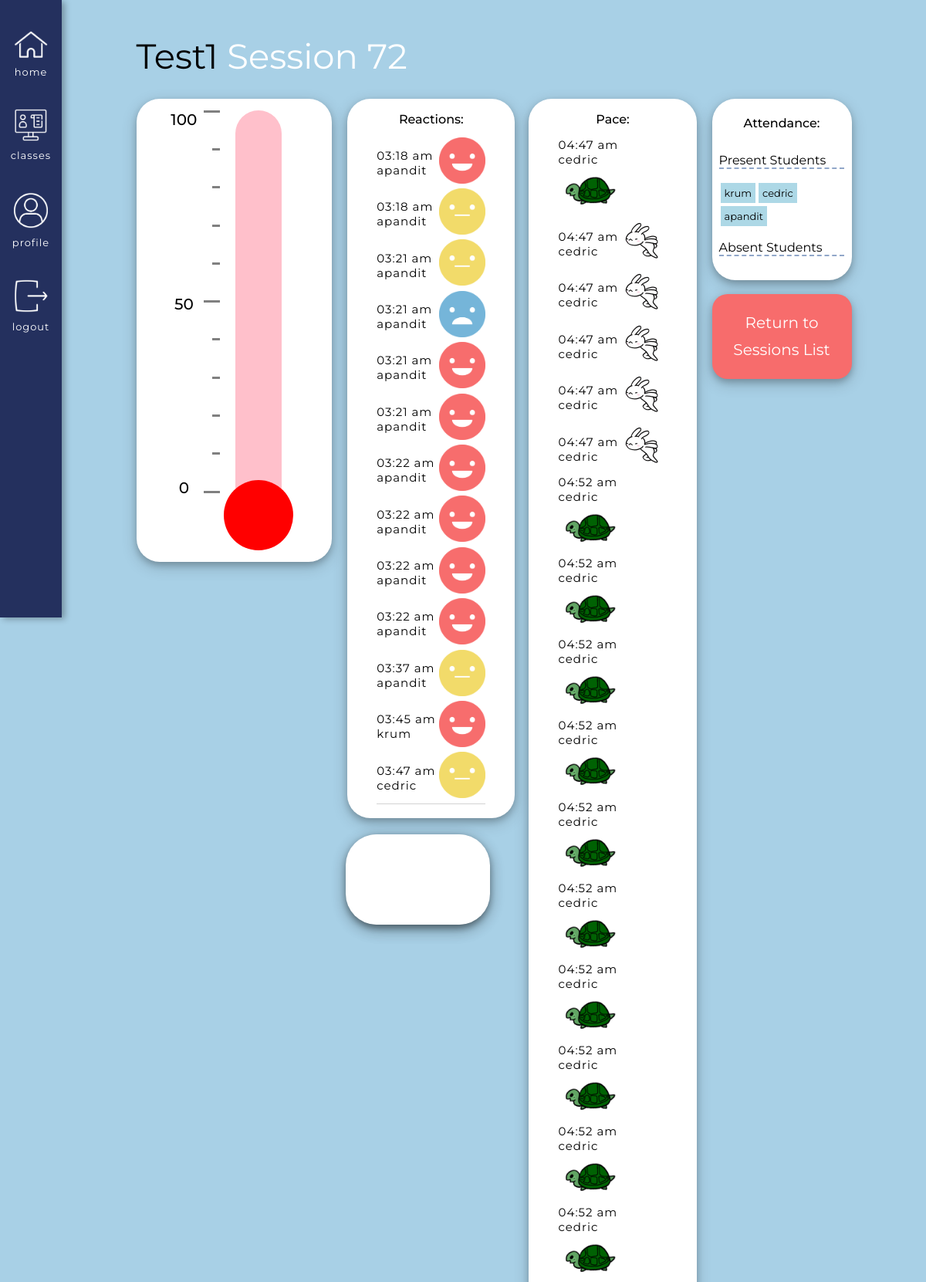
Page /classes/course/12/previous_session_data/72 (signed in, upper part) on the committed database.
### app/models.py (models this page shows, shortened)
class Courses(db.Model):
    id = db.Column(db.Integer, primary_key=True) # Always need ID
    course_name = db.Column(db.String(140), index=False, unique=False) # Not indexable or unique bc many people can have the same course
    code = db.Column(db.Integer, index=True, unique=True) # Indexable to link it back to the course name
    timestamp = db.Column(db.DateTime, index=True, default=datetime.utcnow) # Timestamp
    status = db.Column(db.Integer, index=False, unique=False, default=0) # 0 means the class is inactive, 1 is active
    teacher_id = db.Column(db.Integer, db.ForeignKey('user.id'))  # Taking the user ID from the user model, using backref of teacher will show you the actual teacher
    signups = db.relationship('Signups', backref='course_id', lazy='dynamic') # This will show all the student signups for this course
    reactions = db.relationship('Reactions', backref='course_actual', lazy='dynamic') # This will show all the reactions for this course
    session = db.relationship('Session', backref='session_course_id', lazy='dynamic') # This will show you all the sessions of the course

class Reactions(db.Model): # A base class for all models from Flask SQLAlchemy
    id = db.Column(db.Integer, primary_key=True) # every new database should have an ID so it knows how to organize the info passed in
    user_id = db.Column(db.Integer, db.ForeignKey('user.id')) # Taking the user ID from the user model, using the backref of reactor will show you the actual user
    reactions = db.Column(db.Integer, index=False, unique=False) # Creating a new column in the database for emotions. Not unique and not indexable
    reactions_course_id = db.Column(db.Integer, db.ForeignKey('courses.id')) # Using backref of course_actual will show you the actual course
    session_id = db.Column(db.Integer, db.ForeignKey('session.id')) # Using backref actual_session of will show you the actual session, e.g. <Session>
    timestamp = db.Column(db.DateTime, index=True, default=datetime.utcnow) # Timestamp

class User(UserMixin, db.Model):
    id = db.Column(db.Integer, primary_key=True)
    username = db.Column(db.String(64), index=True, unique=True) # adding columns to the database
    email = db.Column(db.String(120), index=True, unique=True)
    password_hash = db.Column(db.String(128))
    role = db.Column(db.Integer, index=False, unique=False) # 0 is Teacher, 1 is Student
    about_me = db.Column(db.String(140))
    last_seen = db.Column(db.DateTime, default=datetime.utcnow)
    posts = db.relationship('Post', backref='author', lazy='dynamic') # First part is calling it from the Post model, secret field is the backref (author)
    reactions = db.relationship('Reactions', backref='reactor', lazy='dynamic') # This will show all the reactions that this user has made
    teaches = db.relationship('Courses', backref='teacher', lazy='dynamic') # This will show all the courses that the user teaches
    signups = db.relationship('Signups', backref='student', lazy='dynamic') # This will show all of the signups of that user

### app/routes.py (the view)
@app.route('/classes/course/<course_id>/previous_session_data/<session_id>')
@login_required
def previous_session_data(course_id, session_id):
    session = Session.query.get(session_id)
    course = session.session_course_id # This gives you the actual course
    course_id = session.course_id # This will give you the course id
    signups = Signups.query.filter_by(course=course_id).all() # List of students that are in this specific course
    reactions_specific = Reactions.query.filter_by(session_id=session_id).filter(Reactions.reactions<5).all() # List of reactions that happened in this specific course, specific session
    speeds_specific = Reactions.query.filter_by(session_id=session_id).filter(Reactions.reactions>5).all() # Speeds filtered out by the course ID and by the reaction number
    present_set = set()
    absent_set = set()
    for r in reactions_specific:
        if (r.reactor.role == 1): # If the reactor is a student
            present_set.add(r.reactor.username) # Then add to the present list
    for signup in signups: # Going through the list of signups
        if (signup.student.username not in present_set and signup.student.role == 1):
            absent_set.add(signup.student.username)
    speed_filtered = Reactions.query.filter_by(session_id=session_id).filter(Reactions.reactions>5).all() # Speeds filtered out by the session ID and by the reaction number
    faster = 0
    slower = 0
    speed_number = 0
    calculated_number = 0
    for s in speed_filtered:
        if s.reactions == 6: # Faster request
            faster += 1
        else: # Slower request
            slower += 1
    total = slower + faster
    if total != 0:
        calculated_number = (faster/total) * 100
    if calculated_number >= 91:
        speed_number = 10
    elif calculated_number >= 81:
        speed_number = 9
    elif calculated_number >= 71:
        speed_number = 8
    elif calculated_number >= 61:
        speed_number = 7
    elif calculated_number >= 51:
        speed_number = 6
    elif calculated_number >= 41:
        speed_number = 0 # Nothing will be shown at this point
    elif calculated_number >= 31:
        speed_number = 1
    elif calculated_number >= 21:
        speed_number = 2
    elif calculated_number >= 11:
        speed_number = 3
    elif calculated_number >= 1: # Smaller the number is, the slower the class should be
        speed_number = 4
    else:
        speed_number = 5
        if total == 0: # No speeds have been selected yet
            speed_number = 0
    return render_template('previous_session_data.html', course=course,
                                        course_id=course_id,
                                        reactions_specific=reactions_specific,
                                        speeds_specific=speeds_specific,
                                        session=session,
                                        speed_number=speed_number,
                                        session_id=session_id,
                                        present_list=list(present_set),
                                        absent_list=list(absent_set),
                                        title=course.course_name + " Session " + session_id)

### app/models.py (called while the page is built)
@login.user_loader
def load_user(id):
        return User.query.get(int(id))

### app/routes.py (called while the page is built)
@app.before_request # This function will be executed right before the view function
def before_request():
    if current_user.is_authenticated: # Checks whether the current user is logged in
        current_user.last_seen = datetime.utcnow() # Sets the last seen to the date using the UTC time zone
        db.session.commit() # Don't need to do db.session.add() because the user is already in the database (using a current_user)

### app/templates/previous_session_data.html (shortened to what this page needs)
{% extends "base.html" %}
{% block head %}
    <link rel="stylesheet" href="{{ url_for('static', filename='css/student.css') }}">
    <link rel="stylesheet" href="{{ url_for('static', filename='css/previous_data.css') }}">
{% endblock %}
{% block content %}
<div class = "roomsBox">
    <div class = "titleHolder">
        <h1>{{ course.course_name }} <span class = "white">Session {{ session_id }}</span></h1>
    </div>
    <div class = "overallContainer">
        <div class = "overallThermoContainer">
            <div class = "numHolder">
                <div class = "numbers">
                    <div class = "num">
                        <p>100</p>
                    </div>
                    <div class = "num">
                        <p>50</p>
                    </div>
                    <div class = "num">
                        <p>0</p>
                    </div>
                </div>
            </div>
            <div class = "dashHolder">
                <div class = "dashes">
                    <div id = "long" class = "dash"></div>
                    <div class = "dash"></div>
                    <div class = "dash"></div>
                    <div class = "dash"></div>
                    <div class = "dash"></div>
                    <div id = "long" class = "dash"></div>
                    <div class = "dash"></div>
                    <div class = "dash"></div>
                    <div class = "dash"></div>
                    <div class = "dash"></div>
                    <div id = "long" class = "dash"></div>
                </div>
            </div>
            <div class = "tempVisual">
                <div class = "thermometer_shell">
                </div>
                <div class = "thermoCircle">
                </div>
            </div>
        </div>
        <div class = "reactionsHolder teacherVersion">
            {% if current_user.role == 0 %}
                <div class = "bigReactionBox">
                    <div class = "teacherReactionHolder">
                        <div class = "reactionResultsHolder">
                            <h2> Reactions: </h2>
                            <div id = "reactionResults">
                                <div class = "userReactionView">
                                    {% for r in reactions_specific %}
                                        {% if r.reactions == 0 %}
                                            <div class = "speedText">
                                                <p>{{ moment(r.timestamp).format('hh:mm a') }}</p>
                                                <p>{{ r.reactor.username }}</p>
                                            </div>
                                            <div>
                                                <img class = 'makeSmaller' src='../../../../static/images/Happy.png'>
                                            </div>
                                        {% elif r.reactions == 1 %}
                                            <div class = "speedText">
                                                <p>{{ moment(r.timestamp).format('hh:mm a') }}</p>
                                                <p>{{ r.reactor.username }}</p>
                                            </div>
                                            <div>
                                                <img class = 'makeSmaller' src='../../../../static/images/Meh.png'>
                                            </div>
                                        {% else %}
                                            <div class = "speedText">
                                                <p>{{ moment(r.timestamp).format('hh:mm a') }}</p>
                                                <p>{{ r.reactor.username }}</p>
                                            </div>
                                            <div>
                                                <img class = 'makeSmaller' src='../../../../static/images/Sad.png'>
                                            </div>
                                        {% endif %}
                                    {% endfor %}
                                </div>
                            </div>
                        </div>
                        <div class = "vibeHolder teacherVibe">
                            <div id = "room_vibe" class = "teacherVibeInside">
                            </div>
                        </div>
                    </div>
                    <div class = "speedHolder">
                        <div class = "paceBox">
                            <h2> Pace: </h2>
                            <div id = "speedResults">
                                <div class = "userReactionView">
                                    {% for s in speeds_specific %}
                                            {% if s.reactions == 6 %}
                                            <div class = "speedText">
                                                <p>{{ moment(s.timestamp).format('hh:mm a') }}</p>
                                                <p>{{ s.reactor.username }}</p>
                                            </div>
                                            <div>
                                                <img class = 'makeSmaller' src='../../../../static/images/Bunny.gif'>
                                            </div>
                                            {% else %}
                                                <div class = "speedText">
                                                    <p>{{ moment( s.timestamp).format('hh:mm a') }}</p>
                                                    <p>{{ s.reactor.username }}</p>
                                                </div>
                                                <div>
                                                    <img class = 'makeSmaller' src='../../../../static/images/Turtle.gif'>
                                                </div>
                                            {% endif %}
                                    {% endfor %}
                                </div>
                            </div>
                        </div>
                    </div>
                </div>
            {% endif %}
        </div>
        {% if current_user.role == 0 %}
        <div class = "attendanceBox">
            <div class = "attendanceSection">
                <h2>Attendance: </h2>
                <div id = "attendance">
                    <div id = "inside">
                        <h3>Present Students</h3>
                        <div id = "present">
                            {% for p in present_list %}
                                <p>{{ p }}</p>
                            {% endfor %}
                        </div>
                        <h3>Absent Students</h3>
                    </div>
                </div>
            </div>
            <div class = "endSection">
                <div class="endForm">
                    <a href ="/classes/course/{{ course_id }}/previous_session_list" class="endSessionButton">Return to Sessions List</a>
                </div>
            </div>
        </div>
        {% endif %}
    </div>
</div>
{% endblock %}

### app/static/css/base.css (style rules this page uses)
body { margin: 0 !important; font-family: "Montserrat", sans-serif; }
h1, p { margin: 0; }
h2, h3 { font-weight: 400; }

### app/static/css/previous_data.css (style rules this page uses)
.endForm { display: flex; justify-content: center; align-items: center; text-align: center; }
.endForm a { text-decoration: none; line-height: 35px; }
.userReactionView { flex-wrap: wrap; }

### rows in the picture
Courses: course_name "Test1"
Reactions: timestamp "03:18 am", reactor.username "apandit", reactions 0 (drawn)
Reactions: timestamp "03:18 am", reactor.username "apandit", reactions 1 (drawn)
Reactions: timestamp "03:21 am", reactor.username "apandit", reactions 1 (drawn)
Reactions: timestamp "03:21 am", reactor.username "apandit"
Reactions: timestamp "03:21 am", reactor.username "apandit", reactions 0 (drawn)
Reactions: timestamp "03:21 am", reactor.username "apandit", reactions 0 (drawn)
Reactions: timestamp "03:22 am", reactor.username "apandit", reactions 0 (drawn)
Reactions: timestamp "03:22 am", reactor.username "apandit", reactions 0 (drawn)
Reactions: timestamp "03:22 am", reactor.username "apandit", reactions 0 (drawn)
Reactions: timestamp "03:22 am", reactor.username "apandit", reactions 0 (drawn)
Reactions: timestamp "03:37 am", reactor.username "apandit", reactions 1 (drawn)
Reactions: timestamp "03:45 am", reactor.username "krum", reactions 0 (drawn)
Reactions: timestamp "03:47 am", reactor.username "cedric", reactions 1 (drawn)
Reactions: timestamp "04:47 am", reactor.username "cedric"
Reactions: timestamp "04:47 am", reactor.username "cedric", reactions 6 (drawn)
Reactions: timestamp "04:47 am", reactor.username "cedric", reactions 6 (drawn)
Reactions: timestamp "04:47 am", reactor.username "cedric", reactions 6 (drawn)
Reactions: timestamp "04:47 am", reactor.username "cedric", reactions 6 (drawn)
Reactions: timestamp "04:47 am", reactor.username "cedric", reactions 6 (drawn)
Reactions: timestamp "04:52 am", reactor.username "cedric"
Reactions: timestamp "04:52 am", reactor.username "cedric"
Reactions: timestamp "04:52 am", reactor.username "cedric"
Reactions: timestamp "04:52 am", reactor.username "cedric"
Reactions: timestamp "04:52 am", reactor.username "cedric"
Reactions: timestamp "04:52 am", reactor.username "cedric"
Reactions: timestamp "04:52 am", reactor.username "cedric"
Reactions: timestamp "04:52 am", reactor.username "cedric"
Reactions: timestamp "04:52 am", reactor.username "cedric"
Reactions: timestamp "04:52 am", reactor.username "cedric"
User: username "krum"
User: username "cedric"
User: username "apandit"

### other values in the picture
{{ session_id }} "72"
